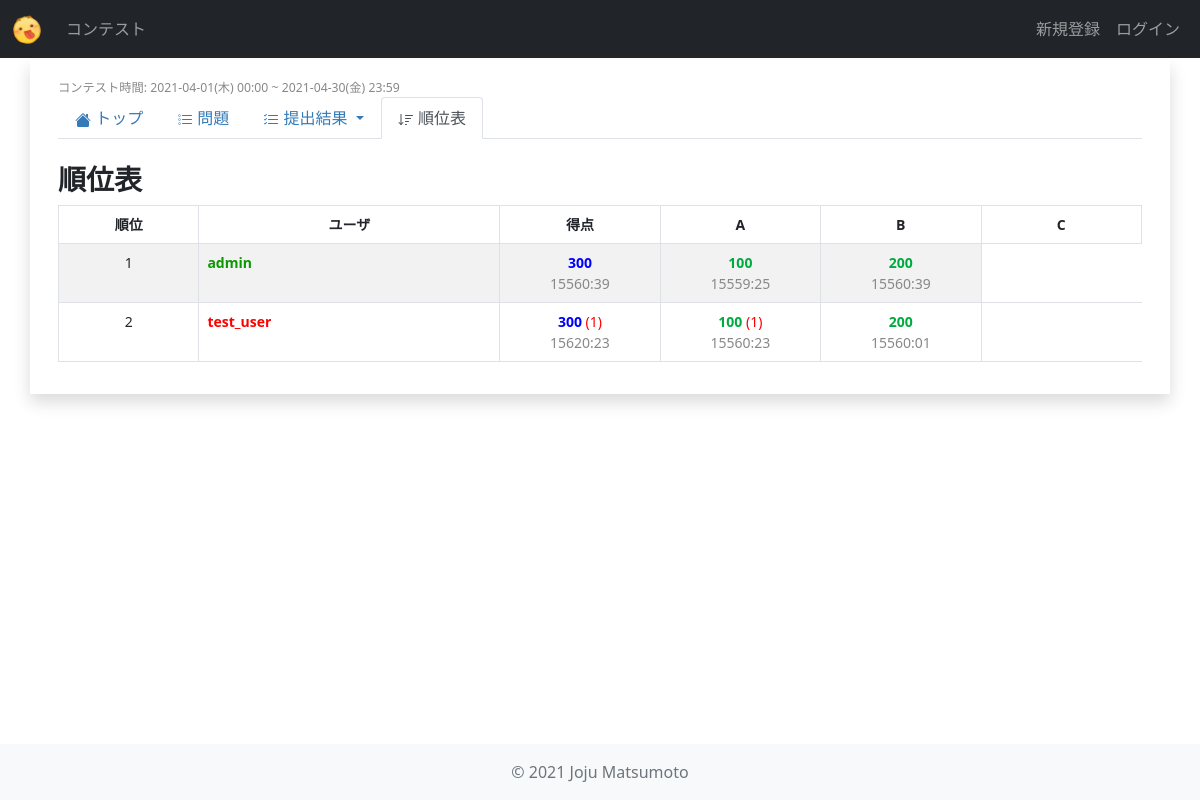
/contests/mmc_1/standings/, run on the app's committed database.
### contests/models.py (models this page shows, shortened)
class Contest(models.Model):
    title = models.CharField(
        verbose_name="タイトル",
        max_length=255,
    )
    abstract = models.TextField(
        verbose_name="概要",
        max_length=2000,
    )
    short_name = models.CharField(
        verbose_name="省略形",
        max_length=20,
        unique=True,
        default="null",
    )
    start_date = models.DateTimeField(
        verbose_name="開始日時",
    )
    end_date = models.DateTimeField(
        verbose_name="終了日時",
    )
    users = models.ManyToManyField(
        settings.AUTH_USER_MODEL,
        verbose_name="参加者",
        blank=True,
    )
    penalty = models.IntegerField(
        verbose_name="ペナルティ(分)",
        default=5,
    )
    released = models.BooleanField(
        verbose_name="公開済",
        default=False,
    )
    def is_past_contest(self) -> bool:
        now = timezone.now()
        return self.end_date < now
    def get_start_time_str(self) -> str:
        return utils.datetime_str(self.start_date)
    def get_end_time_str(self) -> str:
        return utils.datetime_str(self.end_date)

class Problem(models.Model):
    order = models.CharField(
        verbose_name="問題番号(アルファベット)",
        max_length=5,
        default="A",
    )
    title = models.CharField(
        verbose_name="タイトル",
        max_length=100,
    )
    question = models.TextField(
        verbose_name="問題",
        max_length=2000,
    )
    answer = models.TextField(
        verbose_name="正解",
        max_length=2000,
    )
    contest = models.ForeignKey(
        Contest,
        verbose_name="コンテスト",
        on_delete=models.CASCADE,
    )
    point = models.IntegerField(
        verbose_name="スコア",
        default=0,
    )

class UserProfile(models.Model):
    user = models.OneToOneField(
        settings.AUTH_USER_MODEL,
        on_delete=models.CASCADE,
        verbose_name="ユーザー",
    )
    color = ColorField(
        default="#000000",
        verbose_name="カラー",
    )
    organization = models.CharField(
        verbose_name="所属",
        max_length=200,
        blank=True,
        null=True,
    )

class ContestScore(models.Model):
    user = models.ForeignKey(
        settings.AUTH_USER_MODEL,
        verbose_name="ユーザ",
        on_delete=models.CASCADE,
    )
    contest = models.ForeignKey(
        Contest,
        verbose_name="コンテスト",
        on_delete=models.CASCADE,
    )
    score = models.IntegerField(
        verbose_name="得点",
        default=0,
    )
    penalty = models.IntegerField(
        verbose_name="ペナルティ",
        default=0,
    )
    time_sec = models.IntegerField(
        verbose_name="時間(s)",
        default=0,
    )
    def get_time_str(self) -> str:
        minutes = self.time_sec // 60
        second = self.time_sec % 60
        return f"{minutes:02d}:{second:02d}"

class ProblemScore(models.Model):
    problem = models.ForeignKey(
        Problem,
        verbose_name="問題",
        on_delete=models.CASCADE,
    )
    user = models.ForeignKey(
        settings.AUTH_USER_MODEL,
        verbose_name="参加者",
        on_delete=models.CASCADE,
    )
    penalty = models.IntegerField(
        verbose_name="ペナルティ",
        default=0,
    )
    score = models.IntegerField(
        verbose_name="得点",
        default=0,
    )
    time_sec = models.IntegerField(
        verbose_name="時間(s)",
        default=0,
    )
    def get_time_str(self) -> str:
        minutes = self.time_sec // 60
        second = self.time_sec % 60
        return f"{minutes:02d}:{second:02d}"

### users/models.py (models this page shows)
class User(AbstractUser):
    objects = UserManager()
    def get_colored_username(self):
        try:
            user_profile = UserProfile.objects.get(user=self)
        except:
            return self.username
        return "<span style='color: {};'>{}</span>".format(user_profile.color, self.username)

### contests/views.py (the view)
class StandingsView(View):
    def get(self, request, short_name, *args, **kwargs):
        contest = get_object_or_404(models.Contest, short_name=short_name)
        problems = sorted(list(models.Problem.objects.filter(contest=contest)), key=lambda x: x.order)
        problem_scores = models.ProblemScore.objects.filter(problem__in=problems)
        contest_scores = sorted(list(models.ContestScore.objects.filter(contest=contest)), key=lambda x: (-x.score, x.time_sec))
        table_rows = [{
                "order": i+1,
                "user": contest_score.user,
                "score": contest_score.score,
                "time": contest_score.get_time_str,
                "penalty": contest_score.penalty,
                "problem_scores": sorted(list(problem_scores.filter(user=contest_score.user)), key=lambda x: x.problem.order),
            } for i, contest_score in enumerate(contest_scores)]
        context = {
            "contest": contest,
            "problems": problems,
            "contest_scores": contest_scores,
            "table_rows": table_rows,
        }
        return render(request, "contests/standings.html", context)

### contests/utils.py (called while the page is built)
def datetime_str(dt: datetime.datetime) -> str:
    dt = localtime(dt)
    return "{}({}) {}".format(
        dt.strftime("%Y-%m-%d"),
        day_of_week_to_japanese[dt.strftime("%a")],
        dt.strftime("%H:%M")
    )

### contests/templates/contests/standings.html
{% extends 'contests/contest_base.html' %}
{% block contest_tab_standings %}active{% endblock %}
{% block contest_content %}
<div class="col-sm-12">
    <h3>順位表</h3>
    <table class="table table-bordered table-striped small text-center">
        <thead>
            <tr>
                <th width="7%">順位</th>
                <th width="15%">ユーザ</th>
                <th width="8%">得点</th>
                {% for problem in problems %}
                    <th width="8%">{{ problem.order }}</th>
                {% endfor %}
            </tr>
        </thead>
        <tbody>
            {% for row in table_rows %}
                <tr {% if row.user == user %}class="table-primary"{% endif %}>
                    <td>{{ row.order }}</td>
                    <td class="text-start fw-bold">{{ row.user.get_colored_username|safe }}</td>
                    <td>
                        <span class="span-total-score fw-bold">{{ row.score }}</span>
                        {% if row.penalty != 0 %}
                            <span class="span-penalty">({{ row.penalty }})</span>
                        {% endif %}
                        <br>
                        <span class="span-time">{{ row.time }}</span>
                    </td>
                    {% for problem_score in row.problem_scores %}
                        <td>
                            <span class="span-score fw-bold">{{ problem_score.score }}</span>
                            {% if problem_score.penalty != 0 %}
                                <span class="span-penalty">({{ problem_score.penalty }})</span>
                            {% endif %}
                            <br>
                            <span class="span-time">{{ problem_score.get_time_str }}</span>
                        </td>
                    {% endfor %}
                </tr>
            {% endfor %}
        </tbody>
    </table>
</div>
{% endblock contest_content %}

### contests/templates/contests/contest_base.html (shortened to what this page needs)
{% extends 'base.html' %}
{% block content %}
{% if contest.released or user in contest.author.users.all %}
    <div class="row p-3">
        <div class="col-sm-12 small">
            <small class="span-time">コンテスト時間: {{contest.get_start_time_str}} ~ {{contest.get_end_time_str}}</small>
        </div>
        <div class="col-sm-12">
            <ul class="nav nav-tabs navbar-dark mb-4">
                <li class="nav-item">
                    <a class="nav-link {% block contest_tab_detail %}{% endblock %}" href="{% url 'contests:contest_detail' contest.short_name %}">
                        トップ
                    </a>
                </li>
                {% if user in contest.users.all or contest.is_past_contest %}
                <li class="nav-item">
                    <a class="nav-link {% block contest_tab_problems %}{% endblock %}" href="{% url 'contests:problems' contest.short_name %}">
                        問題
                    </a>
                </li>
                <li class="nav-item dropdown">
                    <a class="nav-link dropdown-toggle  {% block contest_tab_submissions %}{% endblock %}" data-bs-toggle="dropdown" role="button" aria-expanded="false">
                        提出結果
                    </a>
                </li>
                {% endif %}
                <li class="nav-item">
                    <a class="nav-link {% block contest_tab_standings %}{% endblock %}" href="{% url 'contests:standings' contest.short_name %}">
                        順位表
                    </a>
                </li>
            </ul>
        </div>
        {% block contest_content %}{% endblock contest_content %}
    </div>
{% else %}
<div class="row p-5">
    <div class="col-sm-12 text-center">
        <h3>作成中です</h3>
    </div>
</div>
{% endif %}
{% endblock content %}

### static/css/main.css (style rules this page uses)
body { background-color: white; }
a { color: #337ab7; text-decoration: none; }
.span-total-score { color: #0000FF; }
.span-score { color: #00AA3E; }
.span-time { color: #888; }
.span-penalty, .error_message { color: #FF0000; }
thead > tr { font-weight: bold; }
h2, h3, h4, h5 { font-weight: bold; }

### data on the page
Contest: get_start_time_str "2021-04-01(木) 00:00", get_end_time_str "2021-04-30(金) 23:59"
Problem: order "A"
Problem: order "B"
Problem: order "C"
User: order "1", user.get_colored_username "admin", score "300", time "15560:39"
ProblemScore: score "100", get_time_str "15559:25"
ProblemScore: score "200", get_time_str "15560:39"
User: order "2", user.get_colored_username "test_user", score "300", penalty "1", time "15620:23"
ProblemScore: score "100", penalty "1", get_time_str "15560:23"
ProblemScore: score "200", get_time_str "15560:01"
